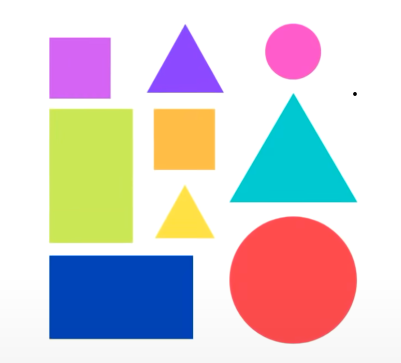
//> input picture OpenCVExample/OpenCVExample/shapes.png, 401 x 363 px
$ ./Chapter7   (built with g++ and OpenCV 4)
//> lines starting //> are read from the running program, lines starting //| are printed output that depends on the picture; after the words box and inside, x2 and y2 are one past the last pixel; in counts of white or black regions, pixels touching at a corner belong together
#include <iostream>
//#include <opencv2/core/core.hpp>
#include <opencv2/highgui/highgui.hpp>
#include <opencv2/imgcodecs.hpp>
#include <opencv2/imgproc.hpp>
#include <string>

//images
using namespace cv;

void getContours(cv::Mat imgDilation, cv::Mat img)
{
	std::vector<std::vector<Point>> contours;
	std::vector<Vec4i> hierarchy;


	findContours(imgDilation, contours, hierarchy, cv::RETR_EXTERNAL, cv::CHAIN_APPROX_SIMPLE);
	//drawContours(img, contours, -1, Scalar(255, 0, 255), 5);


	std::vector<std::vector<Point>> conPoly(contours.size());
	std::vector<Rect> boundRect(contours.size());
	std::string objectType;
	for(int i = 0; i < contours.size(); i++)
	{
		int area = contourArea(contours[i]);
		std::cout << area << std::endl;


		if(area > 1000)
		{
			float peri = arcLength(contours[i], true);
			approxPolyDP(contours[i], conPoly[i], 0.02 * peri, true);
			std::cout <<conPoly[i].size() << std::endl;
			boundRect[i] = boundingRect(conPoly[i]);


			int objCor = static_cast<int>(conPoly[i].size());

			if(objCor == 3)
			{
				objectType = "Triangle";
			}
			else if(objCor ==4)
			{
				const float aspRatio = static_cast<float>(boundRect[i].width) / static_cast<float>(boundRect[i].height);
				std::cout << aspRatio << std::endl;
				if(aspRatio > 0.95 && aspRatio < 1.05)
				{
					objectType = "Square";
				}
				else
				{
					objectType = "Rect";
				}

			}
			else if (objCor > 4)
			{
				objectType = "Circle";
			}

			drawContours(img, conPoly, i, Scalar(255, 0, 255), 5);
			rectangle(img, boundRect[i].tl(), boundRect[i].br(), Scalar(0, 255, 0), 5);
			putText(img, objectType, { boundRect[i].x, boundRect[i].y - 5 }, FONT_HERSHEY_PLAIN, 1, Scalar(0, 69, 255), 1);
		}
	}

}


int main()
{

	std::string path = "shapes.png";
	Mat img = imread(path);
//> img is the input picture: 363 rows x 401 cols, CV_8UC3; mean B, G, R 209.2, 206.6, 213.4

	cv::Mat imgGray;
	cv::Mat imgBlur;
	cv::Mat imgCanny;
	cv::Mat imgDiliation;
	cv::Mat imgErode;

	//Preprocessing images
	cv::cvtColor(img, imgGray, cv::COLOR_BGR2GRAY);
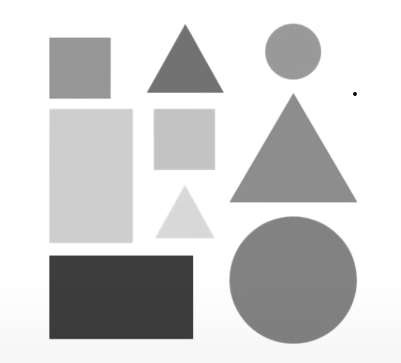
//> imgGray: 363 rows x 401 cols, CV_8UC1; min 0, max 255, mean 208.9
	GaussianBlur(imgGray, imgBlur, Size(3, 3), 3, 0);
	Canny(imgBlur, imgCanny, 25, 75);
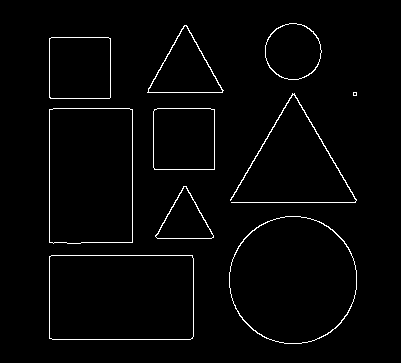
//> imgCanny: 363 rows x 401 cols, CV_8UC1; 2.1% white in thin lines or dots, all inside (x1, y1, x2, y2) = (49, 23, 357, 344)

	Mat kernel = getStructuringElement(MORPH_RECT, Size(3, 3));
	dilate(imgCanny, imgDiliation, kernel);
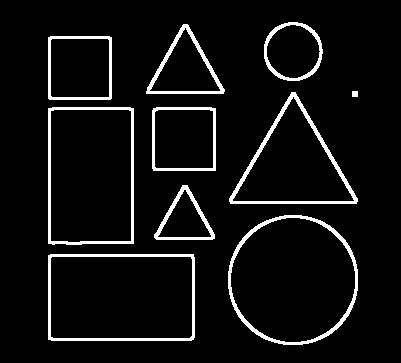
//> imgDiliation: 363 rows x 401 cols, CV_8UC1; 6.3% white; 10 white regions

	getContours(imgDiliation, img);
//> in getContours, `findContours(imgDilation, contours, hierarchy, cv::RETR_EXTERNAL, cv::..`: contours = 10 contours; largest, box (x1, y1, x2, y2) and area: (228, 215, 358, 345) 13276, (48, 254, 195, 341) 12546, (48, 107, 134, 245) 11573, (229, 92, 358, 204) 7566, (48, 36, 112, 100) 3965
//> in getContours, `std::vector<std::vector<Point>> conPoly(contours.size());`: conPoly = 10 empty contours
//> the loop in getContours, `for(int i = 0; i < contours.size(); i++)` made 10 passes
//> (area, peri, objCor, aspRatio) on passes 1, 3, 4, 5, 8: (12545, 461.1, 4, 1.7), (1852, 194, 4, 1.13), (3959, 249.7, 4, 1), (11573, 442.5, 4, 0.632), (3965, 249.7, 4, 1.02)
//> (area, peri, objCor) on passes 2, 6, 9, 10: (13276, 429.9, 8), (7566, 404.2, 3), (2957, 250.1, 3), (2695, 194.5, 8)
//| 12545
//| 4
//| 1.69767
//| 13276
//> (the first 4 of 20 printed lines)
//> (output is shown up to pass 8 of 10)
//> pass 1, in getContours, `putText(img, objectType, { boundRect[i].x, boundRect[i].y - 5 }, FONT_..`:
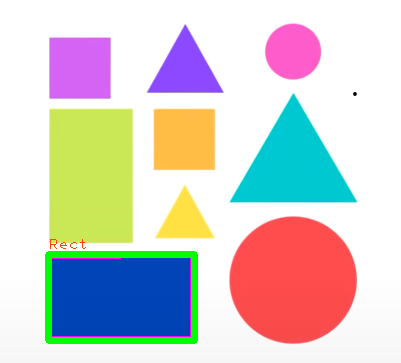
//> img: 363 rows x 401 cols, CV_8UC3; 2.47% of pixels changed, all inside (x1, y1, x2, y2) = (45, 239, 198, 344)
//> pass 2, in getContours, `putText(img, objectType, { boundRect[i].x, boundRect[i].y - 5 }, FONT_..`:
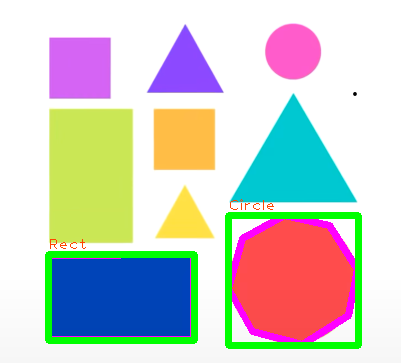
//> img: 363 rows x 401 cols, CV_8UC3; 4.11% of pixels changed, all inside (x1, y1, x2, y2) = (225, 199, 362, 349)
//> pass 3, in getContours, `putText(img, objectType, { boundRect[i].x, boundRect[i].y - 5 }, FONT_..`:
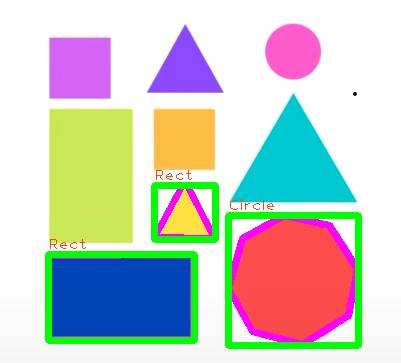
//> img: 363 rows x 401 cols, CV_8UC3; 1.63% of pixels changed, all inside (x1, y1, x2, y2) = (151, 170, 219, 243)
//> after the loop in getContours, `for(int i = 0; i < contours.size(); i++)`:
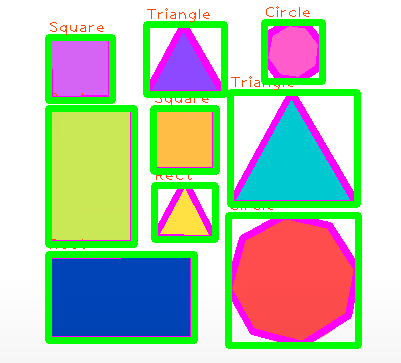
//> img: 363 rows x 401 cols, CV_8UC3; 12.33% of pixels changed, all inside (x1, y1, x2, y2) = (45, 6, 361, 248)

	imshow("image", img);
	// [4 lines of commented-out code are left out]


	waitKey(0);
	return 0;
}
